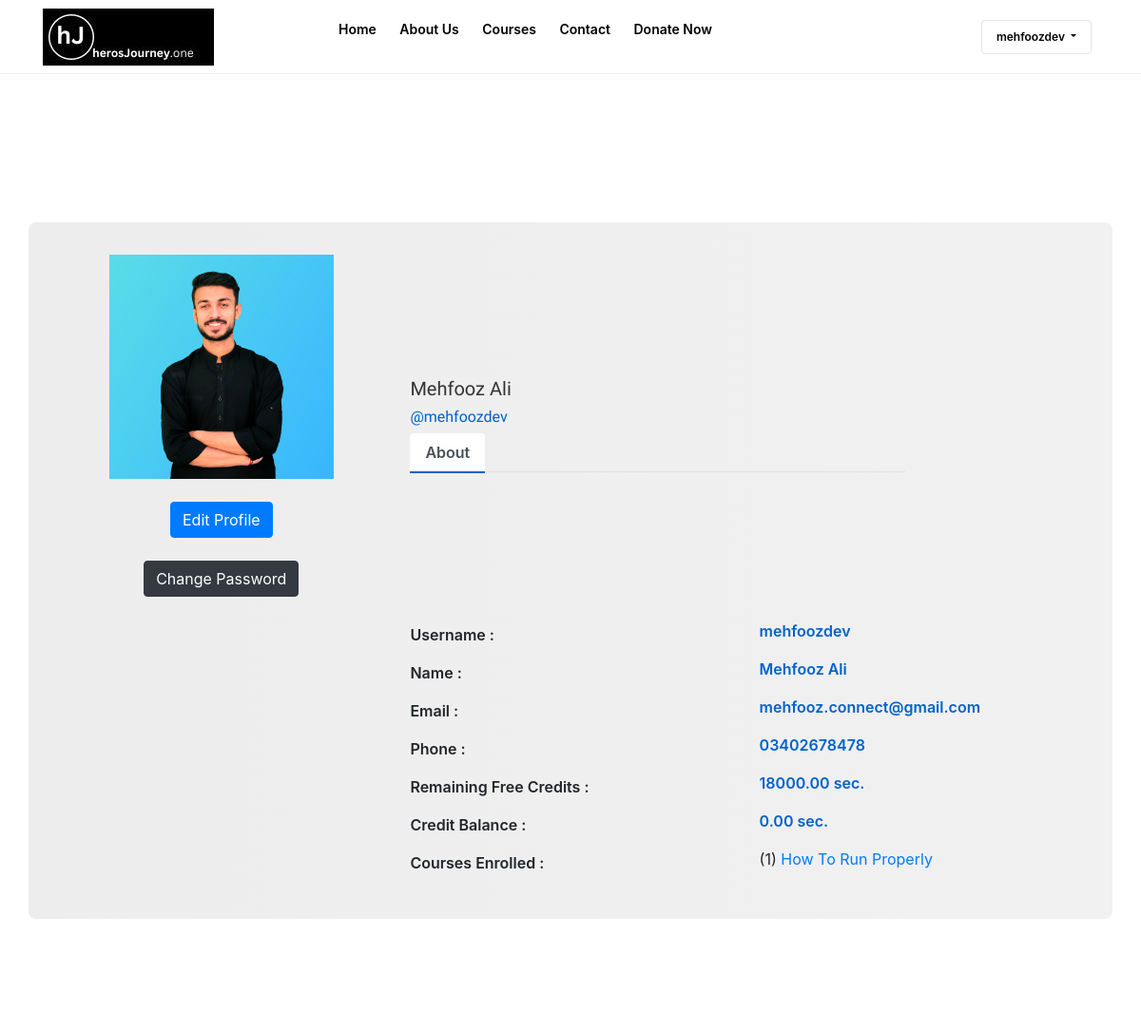
Page /custom_accounts/profile/7/ (signed in, upper part) on the earlier database version.
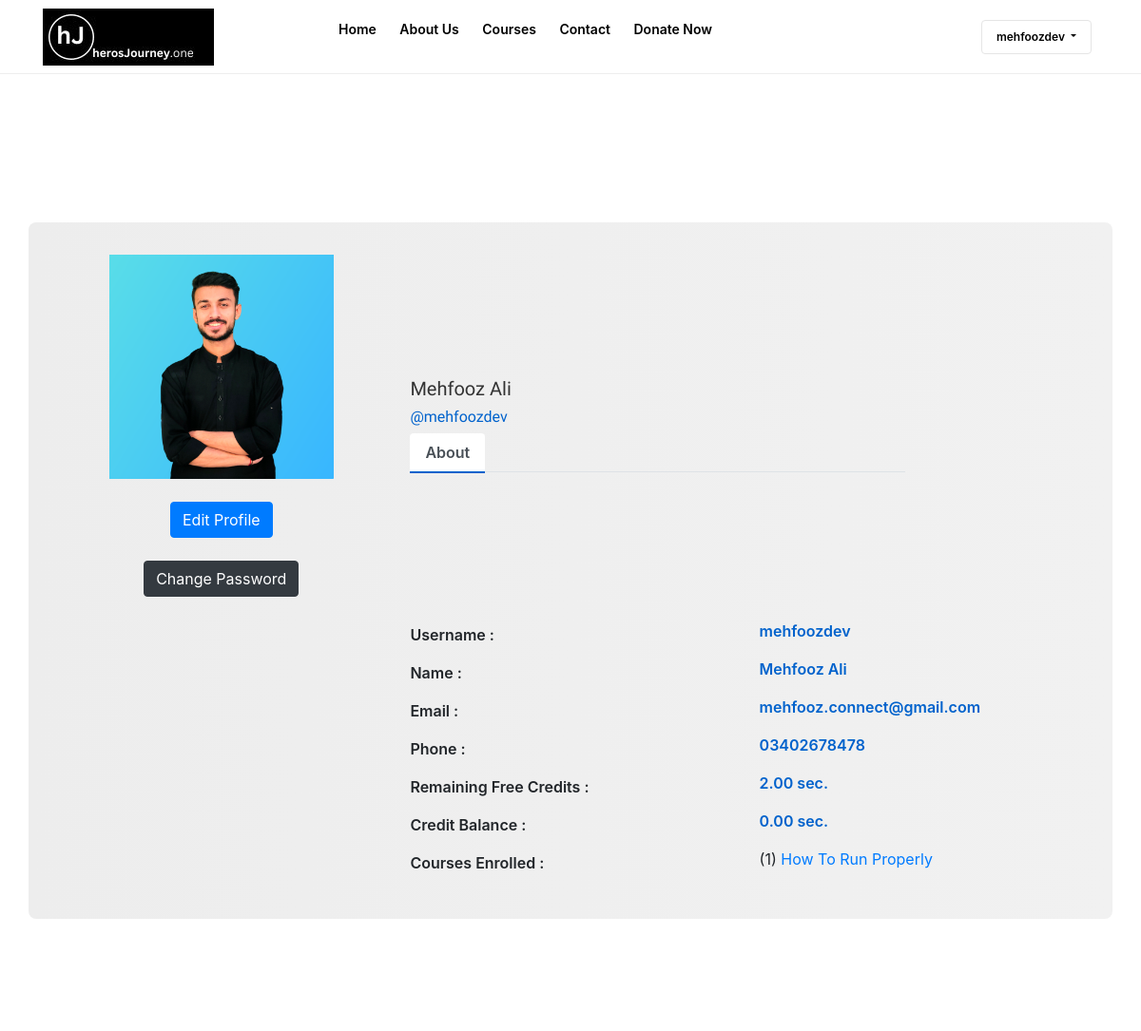
Same page on the later database version.
### base/models.py (models this page shows, shortened)
class UserProfile(models.Model):
    user = models.OneToOneField(User, on_delete=models.CASCADE)
    course = models.ManyToManyField(Course, blank=True)
    date = models.DateTimeField(auto_now=True)
    credits = models.DecimalField(max_digits=8, decimal_places=2, default=0)
    free_credits = models.DecimalField(max_digits=8, decimal_places=2, default=17999)  # 5 hours in seconds

### custom_accounts/views.py (the view)
# urls.py: path('profile/<int:pk>/', views.userProfile, name='user-profile'),
@login_required
def userProfile(request, pk):
    if request.user.is_authenticated and request.user.pk == pk:
        user = request.user
        user_profile, created = UserProfile.objects.get_or_create(user=request.user)
        enrolled_courses = user_profile.course.all()
        remaining_free_credits = user_profile.free_credits
        credit_balance = user_profile.credits
        if request.method == 'POST':
            form = EditProfileForm(request.POST, request.FILES, instance=request.user)
            form2 = ChangePasswordForm(user, request.POST)
            if form2.is_valid():
                form2.save()
                user_pk = request.user.pk
                messages.success(request, "You have successfully set your password.")
                return redirect(reverse('user-profile', args=[user_pk]))
            else:
                for error in list(form.errors.values()):
                    messages.error(request, error)
            if form.is_valid():
                form.save()
                user_pk = request.user.pk
                messages.success(request, "You have successfully updated profile.")
                return redirect(reverse('user-profile', args=[user_pk]))
        else:
            form = EditProfileForm(instance=request.user)
            form2 = ChangePasswordForm(user)
        context = {
            'user_profile': user_profile,
            'enrolled_courses': enrolled_courses,
            'remaining_free_credits': remaining_free_credits,
            'credit_balance': credit_balance,
            'form': form,
            'form2': form2,
        }
        return render(request, 'base/profile.html', context)
    else:
        return redirect('login')

### base/templates/base/profile.html (shortened to what the changed rows need)
{% extends "base/base.html" %}
{% load static %}
{% block content %}
{% if user.is_authenticated and user == user_profile.user %}
    <main class="main_wrapper">
        <div class="educationarea">
            <div class="container">
                <div class="row">
                    <div class="container emp-profile">
                            <div class="row ">
                                <div class="col-md-4">
                                    <div class="profile-img">
                                        <img src="{% static user.avatar.url %}" alt=""/>
                                    </div>
                                    <div class="text-center my-4">
                                        <button type="button" class="btn btn-primary" data-bs-toggle="modal" data-bs-target="#exampleModal">
                                            Edit Profile
                                        </button>
                                    </div>
                                    <div class="text-center my-4">
                                        <a role="button" class="btn btn-dark" href="{% url 'change_pass_page' %}">
                                            Change Password
                                        </a>
                                    </div>
                                </div>
                                <div class="col-md-6">
                                    <div class="profile-head">
                                        <h5>{{ user.name }}</h5>
                                        <h6>@{{ user.username }}</h6>
                                        <ul class="nav nav-tabs" id="myTab" role="tablist">
                                            <li class="nav-item">
                                                <a class="nav-link active" id="home-tab" data-toggle="tab"
                                                   role="tab" aria-controls="home" aria-selected="true">About</a>
                                            </li>
                                        </ul>
                                    </div>
                                </div>
                            </div>
                            <div class="row">
                                <div class="col-md-8">
                                    <div class="tab-content profile-tab" id="myTabContent">
                                        <div class="tab-pane fade show active" id="home" role="tabpanel"
                                             aria-labelledby="home-tab">
                                            <div class="row">
                                                <div class="col-md-6">
                                                    <label>Username :</label>
                                                </div>
                                                <div class="col-md-6">
                                                    <p>{{ user.username }}</p>
                                                </div>
                                            </div>
                                            <div class="row">
                                                <div class="col-md-6">
                                                    <label>Name :</label>
                                                </div>
                                                <div class="col-md-6">
                                                    <p>{{ user.name }}</p>
                                                </div>
                                            </div>
                                            <div class="row">
                                                <div class="col-md-6">
                                                    <label>Email :</label>
                                                </div>
                                                <div class="col-md-6">
                                                    <p>{{ user.email }}</p>
                                                </div>
                                            </div>
                                            <div class="row">
                                                <div class="col-md-6">
                                                    <label>Phone :</label>
                                                </div>
                                                <div class="col-md-6">
                                                    <p>{{user.phone}}</p>
                                                </div>
                                            </div>
                                            <div class="row">
                                                <div class="col-md-6">
                                                    <label>Remaining Free Credits :</label>
                                                </div>
                                                <div class="col-md-6">
                                                    <p>{{ remaining_free_credits }} sec.</p>
                                                </div>
                                            </div>
                                            <div class="row">
                                                <div class="col-md-6">
                                                    <label>Credit Balance :</label>
                                                </div>
                                                <div class="col-md-6">
                                                    <p>{{ credit_balance }} sec.</p>
                                                </div>
                                            </div>
                                            <div class="row">
                                                <div class="col-md-6">
                                                    <label>Courses Enrolled :</label>
                                                </div>
                                                <div class="col-md-6">
                                                        <ul>
                                                            {% for course in enrolled_courses %}
                                                                <li> ({{forloop.counter}}) <a href="{% url 'course-detail' course.slug %}?lecture={{ course.video_set.first.serial_number }}">{{ course.name }}</a></li>
                                                            {% endfor %}
                                                        </ul>
                                                </div>
                                            </div>
                                        </div>
                                    </div>
                                </div>
                            </div>
                    </div>
                </div>
            </div>
        </div>
    </main>
{% else %}
    <p>Access denied.</p>
{% endif %}
{% endblock content %}

Differences in the rows shown:
changed UserProfile: free_credits "18000.00" → "2.00"
